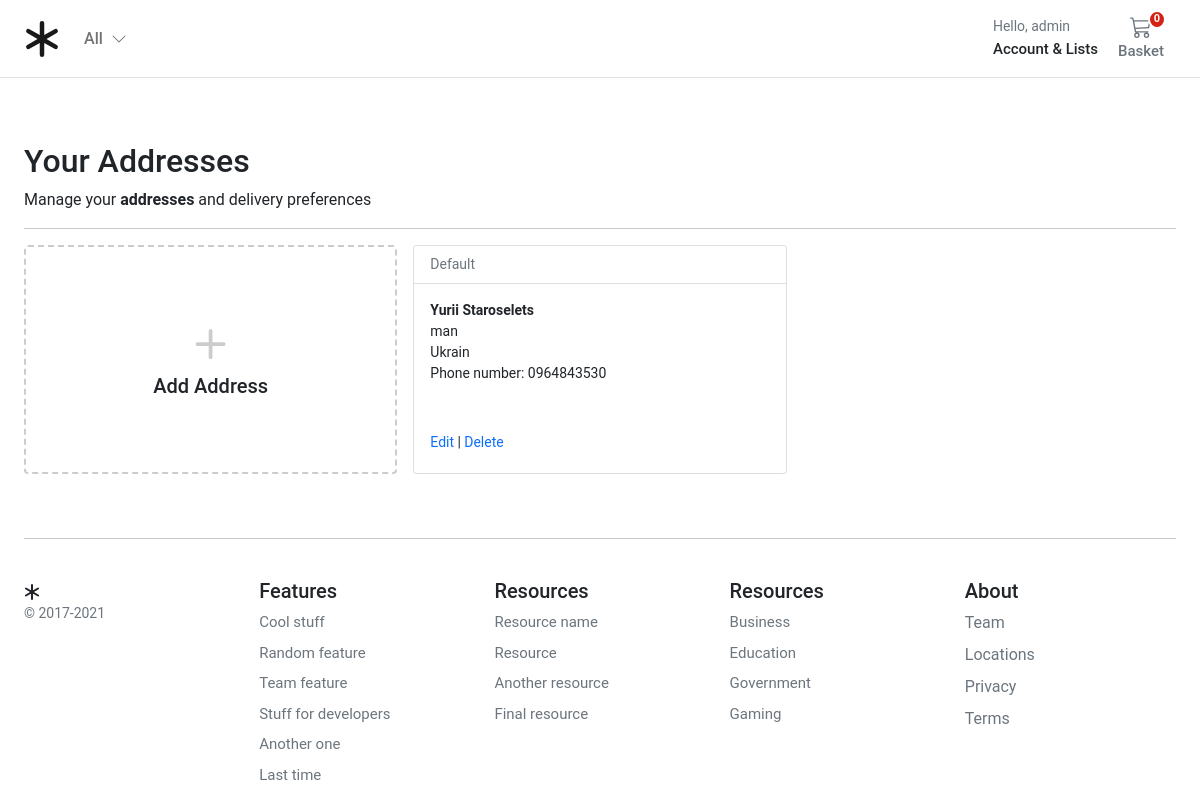
/account/addresses/ (signed in), run on the app's committed database.
### account/models.py (models this page shows, shortened)
class Customer(AbstractBaseUser, PermissionsMixin):
    email = models.EmailField(_('email address'), unique=True)
    name = models.CharField(max_length=150)
    mobile = models.CharField(max_length=20, blank=True)
    is_active = models.BooleanField(default=False)
    is_staff = models.BooleanField(default=False)
    created = models.DateTimeField(auto_now_add=True)
    updated = models.DateTimeField(auto_now=True)
    objects = CustomAccountManager()
    USERNAME_FIELD = 'email'
    REQUIRED_FIELDS = ['name']
    class Meta:
        verbose_name = "Accounts"
        verbose_name_plural = "Accounts"

class Address(models.Model):
    id = models.UUIDField(primary_key=True, default=uuid.uuid4, editable=False)
    customer = models.ForeignKey(Customer, verbose_name=_("Customer"), on_delete=models.CASCADE)
    full_name = models.CharField(_("Full Name"), max_length=150)
    phone = models.CharField(_("Phone Number"), max_length=50)
    region = models.CharField(_("Postcode"), max_length=50)
    city = models.CharField(_("Address Line 1"), max_length=255)
    post_office_or_shop = models.CharField(_("Address Line 2"), max_length=255)
    delivery_instructions = models.CharField(_("Delivery Instructions"), max_length=255)
    created_at = models.DateTimeField(_("Created at"), auto_now_add=True)
    updated_at = models.DateTimeField(_("Updated at"), auto_now=True)
    default = models.BooleanField(_("Default"), default=False)
    class Meta:
        verbose_name = "Address"
        verbose_name_plural = "Addresses"

### account/views.py (the view)
# urls.py: path("addresses/", views.view_address, name="addresses"),
@login_required
def view_address(request):
    addresses = Address.objects.filter(customer=request.user)
    return render(request, "account/dashboard/addresses.html", {"addresses": addresses})

### basket/basket.py (called while the page is built)
    def __len__(self):
        return sum(item["qty"] for item in self.basket.values())

### basket/context_processors.py (called while the page is built)
def basket(request):
    return {'basket': Basket(request)}

### store/context_processors.py (called while the page is built)
def categories(request):
    return {"categories": Category.objects.filter(level=0)}

### store/models.py (called while the page is built)
    def get_absolute_url(self):
        return reverse("store:category_list", args=[self.slug])

### templates/account/dashboard/addresses.html (shortened to what this page needs)
{% extends "../sub_base.html" %}
{% block sub_content %}
<h1 class="h2">Your Addresses</h1>
<div>Manage your <b>addresses</b> and delivery preferences</div>
<hr />
<div class="container px-0">
  <div class="row row-cols-1 row-cols-sm-2 row-cols-md-3 g-3">
    <div class="col">
      <a href="{% url "account:add_address" %}" class="text-reset text-decoration-none" role="button"
        style="max-width: 540px;">
        <div class="card mb-3 h-100" style="border: dashed 2px #ccc;">
          <div class="row g-0 h-100">
            <div class="col-12" style="min-height:100px">
              <div class="card-body text-center position-absolute top-50 start-50 translate-middle">
                <svg style="color:#ccc;" xmlns="http://www.w3.org/2000/svg" width="60" height="60" fill="currentColor"
                  class="bi bi-plus" viewBox="0 0 16 16">
                  <path
                    d="M8 4a.5.5 0 0 1 .5.5v3h3a.5.5 0 0 1 0 1h-3v3a.5.5 0 0 1-1 0v-3h-3a.5.5 0 0 1 0-1h3v-3A.5.5 0 0 1 8 4z" />
                </svg>
                <h1 class="h5">Add Address</h1>
              </div>
            </div>
          </div>
        </div>
      </a>
    </div>
    {% for address in addresses %}
    <div class="col">
      <div class="card pb-3">
        <div class="card-header bg-white small text-muted">
          {% if address.default %}
            Default
          {% endif %}
        </div>
        <div class="card-body small pb-1">
          <p class="card-text m-0 fw-bold">{{address.full_name}}</p>
          <p class="card-text m-0">{{address.region}}</p>
          <p class="card-text m-0">{{address.city}}</p>
          <p class="card-text m-0">Phone number: {{address.phone}}</p>
          <div class="pt-5">
            <a href="{% url 'account:edit_address' address.id %}" class="text-decoration-none">Edit</a>
            |
            <a href="{% url 'account:delete_address' address.id %}" class="text-decoration-none">Delete</a>
          </div>
        </div>
      </div>
    </div>
    {% endfor %}
  </div>
</div>
{% endblock %}

### templates/base.html (shortened to what this page needs)
{% load static %}
<!DOCTYPE html>
<html>
<head>
  <link href="https://cdn.jsdelivr.net/npm/bootstrap@5.0.0-beta1/dist/css/bootstrap.min.css" rel="stylesheet"
>
  <link rel="stylesheet" href="{% static 'core/css/base.css' %}">
  <link rel="stylesheet" href="{% block stylesheet %}{% endblock %}">
</head>
<body>
  <header class="pb-3">
    <nav class="navbar navbar-expand-md navbar-light bg-white border-bottom">
      <div class="container-fluid px-md-4">
        <div class="d-flex w-100 navbar-collapse">
          <a class="navbar-brand d-flex-inline" href="/">
          </a>
          <ul class="navbar-nav me-auto mb-2 mb-md-0">
            <li class="nav-item dropdown">
              <a class="nav-link dropdown-toggle d-none d-md-block fw500" href="#" id="navbarDropdown" role="button"
                data-bs-toggle="dropdown" aria-expanded="false">
                All
                <i class="ps-1"><svg xmlns="http://www.w3.org/2000/svg" width="16" height="16" fill="currentColor"
                    class="bi bi-chevron-down" viewBox="0 0 16 16">
                    <path fill-rule="evenodd"
                      d="M1.646 4.646a.5.5 0 0 1 .708 0L8 10.293l5.646-5.647a.5.5 0 0 1 .708.708l-6 6a.5.5 0 0 1-.708 0l-6-6a.5.5 0 0 1 0-.708z" />
                  </svg></i>
              </a>
            </li>
          </ul>
          <div>
            <div class="collapse navbar-collapse" id="navbarSupportedContent2">
              <ul class="navbar-nav me-auto mb-2 mb-lg-0">
                <li class="nav-item dropdown">
                  <a class="nav-link dropdown-toggle text-reset" href="#" id="navbarDropdown" role="button"
                    data-bs-toggle="dropdown" aria-expanded="false">
                    <div class="small text-muted">Hello,
                      {% if user.is_authenticated %}
                        {{ request.user.name }}
                      {% else %}
                      Login
                      {% endif %}
                    </div>
                    <span class="fs15 fw500">Account &amp; Lists
                    </span>
                  </a>
                </li>
              </ul>
            </div>
          </div>
          <a type="button" role="button" href="{% url "basket:basket_summary" %}"
            class="btn btn-outline-secondary border-0 basket-btn">
            {% with total_qty=basket|length %}
            <div id="basket-qty" class="basket-qty">
              {% if total_qty > 0 %}
              {{ total_qty }}
              {% else %}
              0
              {% endif %}
            </div>
            {% endwith %}
            <div>
            </div>
            <span class="fs15 fw500">Basket</span>
          </a>
        </div>
      </div>
    </nav>
  </header>
  <main class="pt-5">
    <div id="content">{% block content %} {% endblock %}</div>
  </main>
  <footer class="container py-5 footer">
    <hr>
    <div class="row pt-4">
      <div class="col-12 col-md">
        <small class="d-block mb-3 text-muted">&copy; 2017-2021</small>
      </div>
      <div class="col-6 col-md fs15">
        <h5>Features</h5>
        <ul class="list-unstyled">
          <li><a class="link-secondary text-decoration-none" href="#">Cool stuff</a></li>
          <li><a class="link-secondary text-decoration-none" href="#">Random feature</a></li>
          <li><a class="link-secondary text-decoration-none" href="#">Team feature</a></li>
          <li><a class="link-secondary text-decoration-none" href="#">Stuff for developers</a></li>
          <li><a class="link-secondary text-decoration-none" href="#">Another one</a></li>
          <li><a class="link-secondary text-decoration-none" href="#">Last time</a></li>
        </ul>
      </div>
      <div class="col-6 col-md fs15">
        <h5>Resources</h5>
        <ul class="list-unstyled">
          <li><a class="link-secondary text-decoration-none" href="#">Resource name</a></li>
          <li><a class="link-secondary text-decoration-none" href="#">Resource</a></li>
          <li><a class="link-secondary text-decoration-none" href="#">Another resource</a></li>
          <li><a class="link-secondary text-decoration-none" href="#">Final resource</a></li>
        </ul>
      </div>
      <div class="col-6 col-md fs15">
        <h5>Resources</h5>
        <ul class="list-unstyled">
          <li><a class="link-secondary text-decoration-none" href="#">Business</a></li>
          <li><a class="link-secondary text-decoration-none" href="#">Education</a></li>
          <li><a class="link-secondary text-decoration-none" href="#">Government</a></li>
          <li><a class="link-secondary text-decoration-none" href="#">Gaming</a></li>
        </ul>
      </div>
      <div class="col-6 col-md">
        <h5>About</h5>
        <ul class="list-unstyled">
          <li><a class="link-secondary text-decoration-none" href="#">Team</a></li>
          <li><a class="link-secondary text-decoration-none" href="#">Locations</a></li>
          <li><a class="link-secondary text-decoration-none" href="#">Privacy</a></li>
          <li><a class="link-secondary text-decoration-none" href="#">Terms</a></li>
        </ul>
      </div>
    </div>
  </footer>
</body>
</html>

### static/core/css/base.css (style rules this page uses)
@media (min-width: 1000px) { .container { max-width: 1000px; } }
@media (max-width: 1200px) { .container { max-width: 100%; padding:0 24px; } }
.dropdown-toggle::after { display: none; }
html, body, p, div { letter-spacing: -0.02px; font-family: 'Roboto', sans-serif; }
.fs15 { font-size: 0.9375rem; }
.fw500 { font-weight: 500; }
.basket-qty { color: #fff; background: #d42114; border: 2px solid #fff; border-radius: 50%; text-align: center; font-size: 11px; height: 15px; width: 14px; position: absolute; box-sizing: content-box; font-weight: 600; display: flex; justify-content: center; align-items: center; top: 1px; right: 10px; }
.basket-btn { position: relative; }
.footer > div > div > ul > li { padding-bottom:8px; }

### data on the page
Customer: user.name "admin"
Address: default "Default", full_name "Yurii Staroselets", region "man", city "Ukrain", phone "0964843530"
